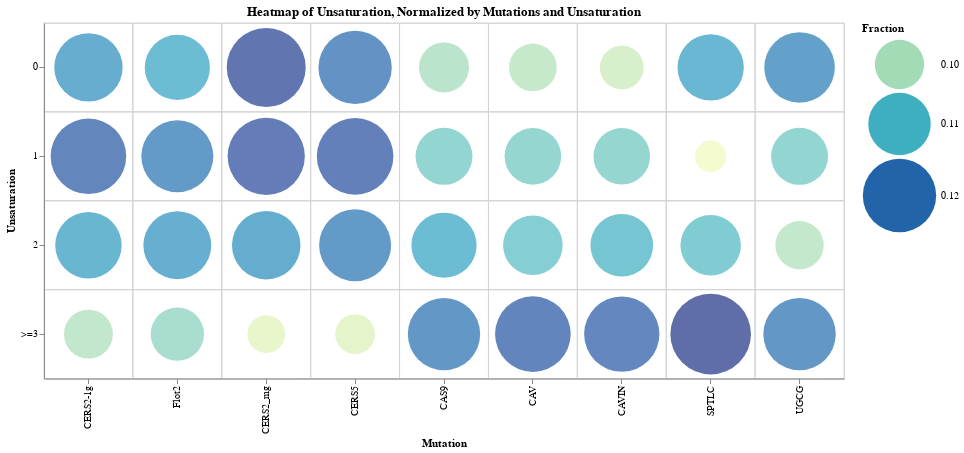

Notebook cell for this chart:
### Code cell
bubble_heatmap(umap, df_u2, var_type='ordinal')

### Figure 1 — Vega-Lite specification as saved in the notebook (floating-point values rounded to 4 significant figures)
{"config": {"view": {"continuousWidth": 300, "continuousHeight": 300}, "background": "white"}, "layer": [{"mark": {"type": "rect", "fill": null, "stroke": "lightgray"}, "encoding": {"x": {"field": "Mutation", "sort": null, "type": "nominal"}, "y": {"field": "Unsaturation 2", "sort": null, "type": "ordinal"}}, "title": "Heatmap of Unsaturation, Normalized by Mutations and Unsaturation"}, {"mark": {"type": "circle"}, "encoding": {"color": {"field": "Fraction", "scale": {"scheme": "yellowgreenblue", "domain": [0.0903, 0.1276]}, "type": "quantitative"}, "size": {"field": "Fraction", "scale": {"domain": [0.0903, 0.1276], "range": [1000, 6500]}, "type": "quantitative"}, "tooltip": [{"field": "Mutation", "type": "nominal"}, {"field": "Unsaturation 2", "type": "nominal"}, {"field": "Fraction", "type": "quantitative"}], "x": {"field": "Mutation", "sort": null, "type": "nominal"}, "y": {"field": "Unsaturation 2", "sort": null, "title": "Unsaturation", "type": "ordinal"}}}], "data": {"name": "data-656d47ff23c6941699381dc40efdf6e5"}, "height": 355.6, "width": 800, "$schema": "https://vega.github.io/schema/vega-lite/v5.16.3.json", "datasets": {"data-656d47ff23c6941699381dc40efdf6e5": [{"Unsaturation 2": "0", "Mutation": "CERS2-1g", "Fraction": 0.1152}, {"Unsaturation 2": "1", "Mutation": "CERS2-1g", "Fraction": 0.1222}, {"Unsaturation 2": "2", "Mutation": "CERS2-1g", "Fraction": 0.1134}, {"Unsaturation 2": ">=3", "Mutation": "CERS2-1g", "Fraction": 0.09974}, {"Unsaturation 2": "0", "Mutation": "Flot2", "Fraction": 0.1123}, {"Unsaturation 2": "1", "Mutation": "Flot2", "Fraction": 0.1187}, {"Unsaturation 2": "2", "Mutation": "Flot2", "Fraction": 0.1148}, {"Unsaturation 2": ">=3", "Mutation": "Flot2", "Fraction": 0.1029}, {"Unsaturation 2": "0", "Mutation": "CERS2_mg", "Fraction": 0.1258}, {"Unsaturation 2": "1", "Mutation": "CERS2_mg", "Fraction": 0.1239}, {"Unsaturation 2": "2", "Mutation": "CERS2_mg", "Fraction": 0.1153}, {"Unsaturation 2": ">=3", "Mutation": "CERS2_mg", "Fraction": 0.09315}, {"Unsaturation 2": "0", "Mutation": "CERS5", "Fraction": 0.12}, {"Unsaturation 2": "1", "Mutation": "CERS5", "Fraction": 0.1233}, {"Unsaturation 2": "2", "Mutation": "CERS5", "Fraction": 0.1187}, {"Unsaturation 2": ">=3", "Mutation": "CERS5", "Fraction": 0.09421}, {"Unsaturation 2": "0", "Mutation": "CAS9", "Fraction": 0.1005}, {"Unsaturation 2": "1", "Mutation": "CAS9", "Fraction": 0.1055}, {"Unsaturation 2": "2", "Mutation": "CAS9", "Fraction": 0.1123}, {"Unsaturation 2": ">=3", "Mutation": "CAS9", "Fraction": 0.119}, {"Unsaturation 2": "0", "Mutation": "CAV", "Fraction": 0.09898}, {"Unsaturation 2": "1", "Mutation": "CAV", "Fraction": 0.1052}, {"Unsaturation 2": "2", "Mutation": "CAV", "Fraction": 0.1076}, {"Unsaturation 2": ">=3", "Mutation": "CAV", "Fraction": 0.1223}, {"Unsaturation 2": "0", "Mutation": "CAVIN", "Fraction": 0.09658}, {"Unsaturation 2": "1", "Mutation": "CAVIN", "Fraction": 0.1052}, {"Unsaturation 2": "2", "Mutation": "CAVIN", "Fraction": 0.1102}, {"Unsaturation 2": ">=3", "Mutation": "CAVIN", "Fraction": 0.122}, {"Unsaturation 2": "0", "Mutation": "SPTLC", "Fraction": 0.1133}, {"Unsaturation 2": "1", "Mutation": "SPTLC", "Fraction": 0.0903}, {"Unsaturation 2": "2", "Mutation": "SPTLC", "Fraction": 0.1083}, {"Unsaturation 2": ">=3", "Mutation": "SPTLC", "Fraction": 0.1276}, {"Unsaturation 2": "0", "Mutation": "UGCG", "Fraction": 0.1173}, {"Unsaturation 2": "1", "Mutation": "UGCG", "Fraction": 0.1055}, {"Unsaturation 2": "2", "Mutation": "UGCG", "Fraction": 0.09937}, {"Unsaturation 2": ">=3", "Mutation": "UGCG", "Fraction": 0.1191}]}}
